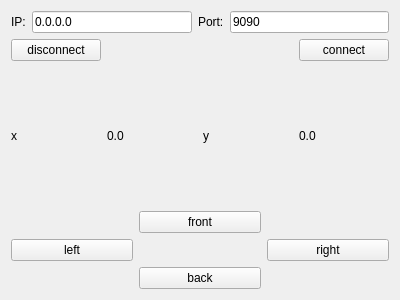
<?xml version="1.0" encoding="UTF-8"?>
<ui version="4.0">
 <class>MainWindow</class>
 <widget class="QMainWindow" name="MainWindow">
  <property name="geometry">
   <rect>
    <x>0</x>
    <y>0</y>
    <width>400</width>
    <height>300</height>
   </rect>
  </property>
  <property name="windowTitle">
   <string>MainWindow</string>
  </property>
  <widget class="QWidget" name="centralWidget">
   <layout class="QGridLayout" name="gridLayout_2">
    <item row="0" column="0" colspan="4">
     <layout class="QHBoxLayout" name="horizontalLayout">
      <item>
       <widget class="QLabel" name="label">
        <property name="text">
         <string>IP:</string>
        </property>
       </widget>
      </item>
      <item>
       <widget class="QLineEdit" name="lineEdit_IP">
        <property name="text">
         <string>0.0.0.0</string>
        </property>
       </widget>
      </item>
      <item>
       <widget class="QLabel" name="label_2">
        <property name="text">
         <string>Port:</string>
        </property>
       </widget>
      </item>
      <item>
       <widget class="QLineEdit" name="lineEdit_port">
        <property name="text">
         <string>9090</string>
        </property>
       </widget>
      </item>
     </layout>
    </item>
    <item row="1" column="0">
     <widget class="QPushButton" name="pushButton_disconnect">
      <property name="text">
       <string>disconnect</string>
      </property>
     </widget>
    </item>
    <item row="2" column="0">
     <widget class="QLabel" name="label_3">
      <property name="text">
       <string>x</string>
      </property>
     </widget>
    </item>
    <item row="2" column="3">
     <widget class="QLabel" name="label_y">
      <property name="text">
       <string>0.0</string>
      </property>
     </widget>
    </item>
    <item row="3" column="0" colspan="4">
     <layout class="QGridLayout" name="gridLayout">
      <item row="0" column="1">
       <widget class="QPushButton" name="pushButton_front">
        <property name="text">
         <string>front</string>
        </property>
       </widget>
      </item>
      <item row="1" column="2">
       <widget class="QPushButton" name="pushButton_right">
        <property name="text">
         <string>right</string>
        </property>
       </widget>
      </item>
      <item row="2" column="1">
       <widget class="QPushButton" name="pushButton_back">
        <property name="text">
         <string>back</string>
        </property>
       </widget>
      </item>
      <item row="1" column="0">
       <widget class="QPushButton" name="pushButton_left">
        <property name="text">
         <string>left</string>
        </property>
       </widget>
      </item>
     </layout>
    </item>
    <item row="2" column="1">
     <widget class="QLabel" name="label_x">
      <property name="text">
       <string>0.0</string>
      </property>
     </widget>
    </item>
    <item row="1" column="3">
     <widget class="QPushButton" name="pushButton_connect">
      <property name="text">
       <string>connect</string>
      </property>
     </widget>
    </item>
    <item row="2" column="2">
     <widget class="QLabel" name="label_6">
      <property name="text">
       <string>y</string>
      </property>
     </widget>
    </item>
   </layout>
  </widget>
 </widget>
 <layoutdefault spacing="6" margin="11"/>
 <resources/>
 <connections/>
</ui>
